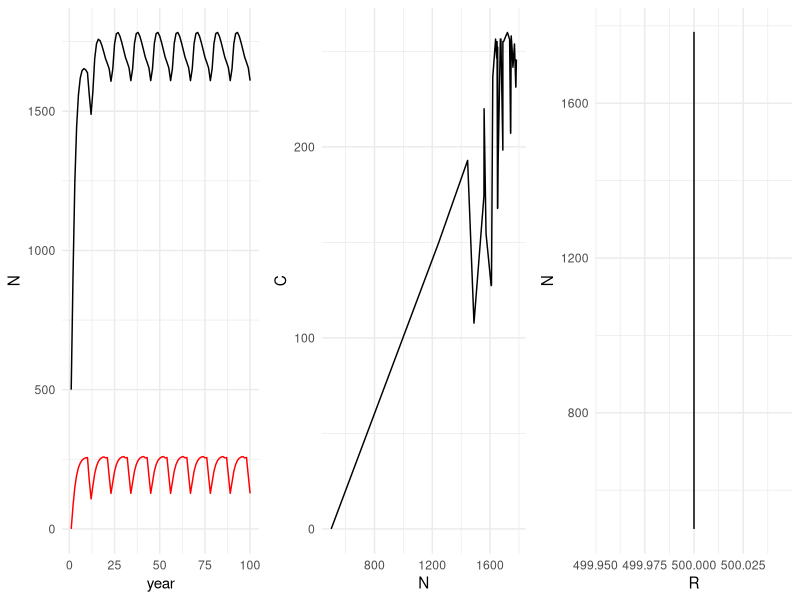
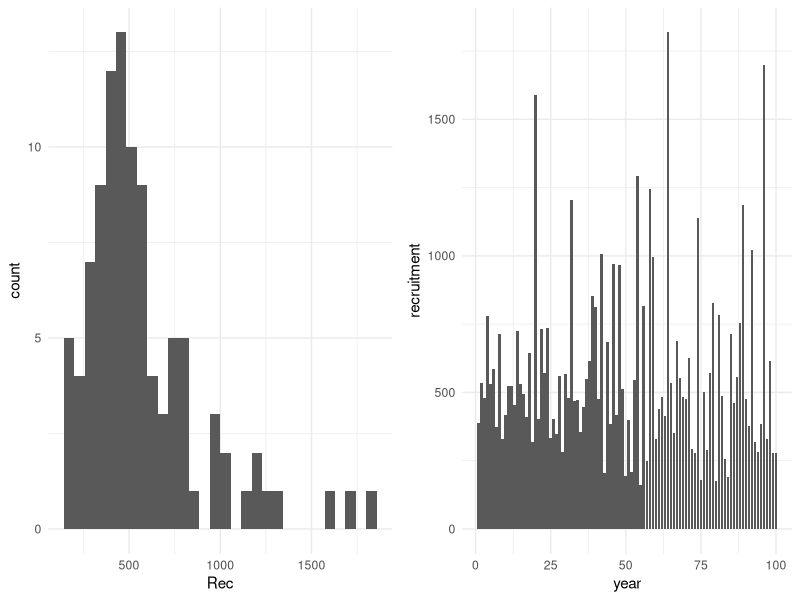
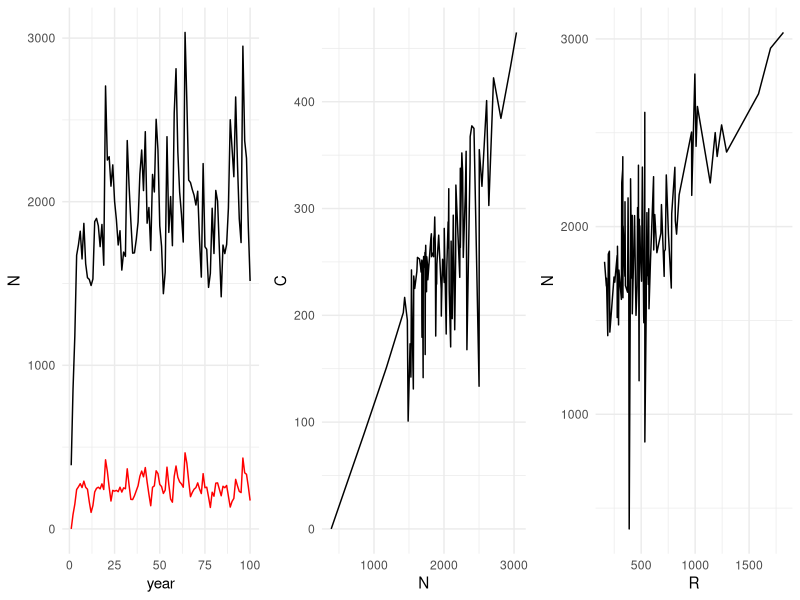
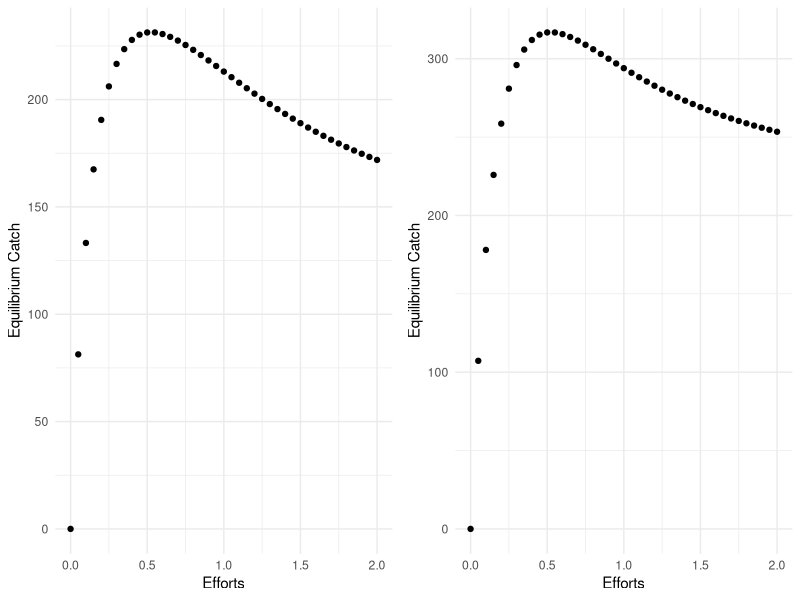
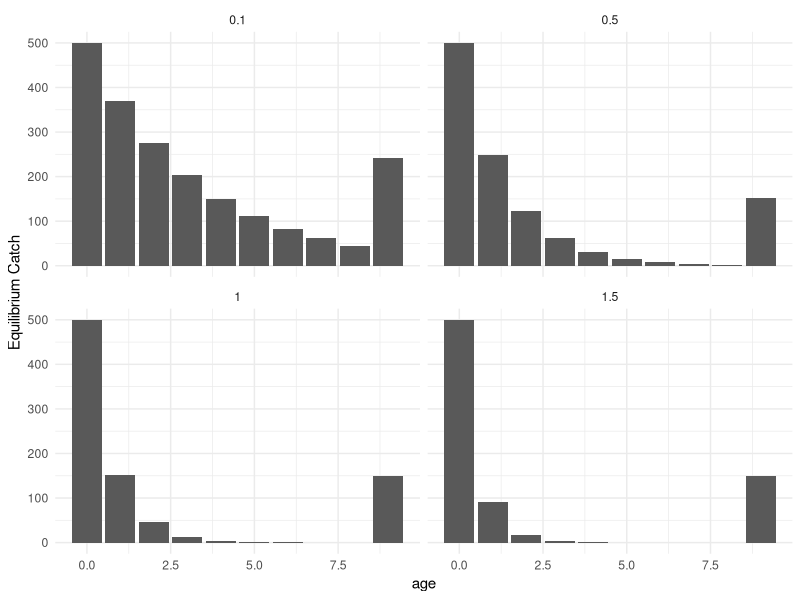
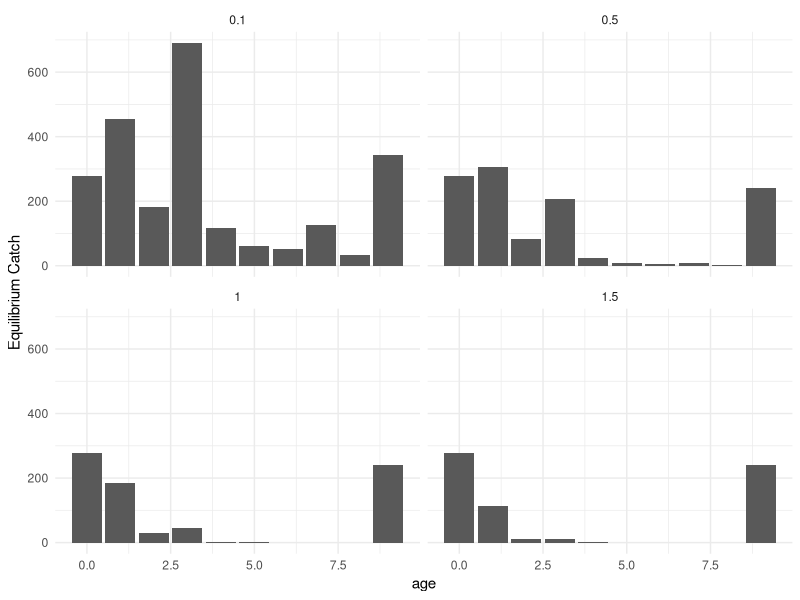
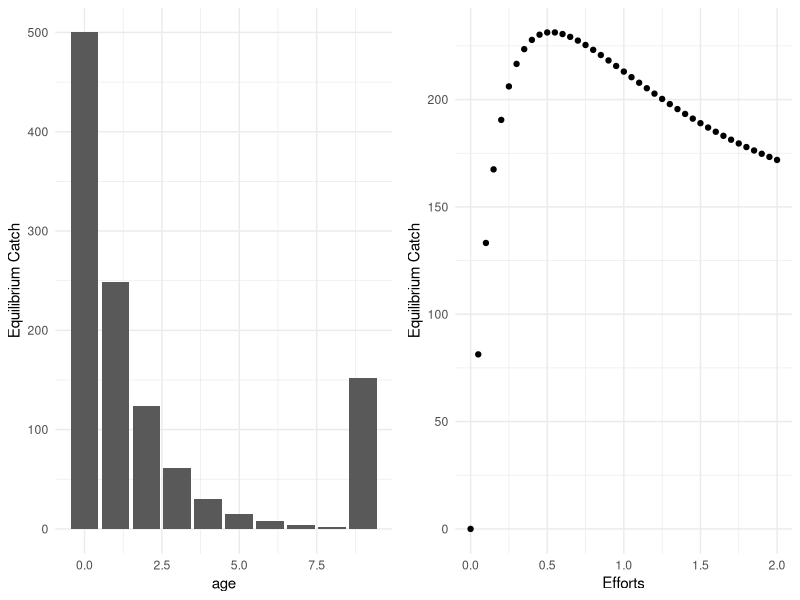
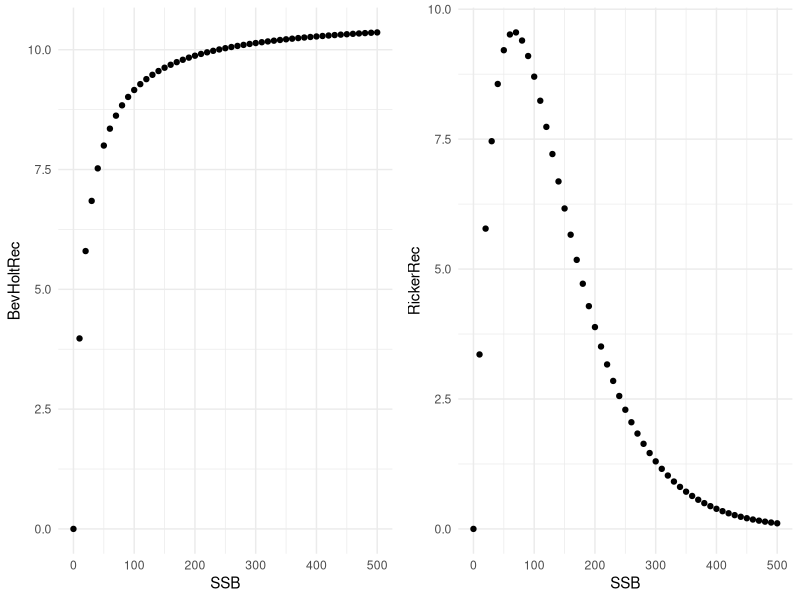

The R source for these figures, in order:
## ---- chunk 1
#| label: load-packages
#| include: false

library(tidyverse)
library(palmerpenguins)
theme_set(theme_minimal())
## ---- chunk 2
#age-based model simulation

###-----------------------Exercise 6: Put it all together into an age-structured model---------------------------
###------DO NOT INCLUDE CATCH yet

#First set the model structure
#100 years, ages 0-10
YY <- 100
AA <- 10 + 1
## ---- chunk 3
#natural mortality - these values should be positive
MM <- 0.2

RecC <- rep(500,YY)

## ---- chunk 4

#Set total mortality
ZZ <- MM
#define empty matrix in the right dimensions for saving results
NumbersM<-matrix(nrow = YY, ncol = AA)

#run loop through all ages and years. Each of the 3 types of equations are used.
#run loop through all ages and years. Each of the 3 types of equations are used.
for(i in 2:YY){
  #fishes are born
  NumbersM[i,1] <- RecC[i]
  for(j in 2:(AA-1)){
    #fishes die
    NumbersM[i, j]<-NumbersM[i-1, j-1]*exp(-ZZ*1) #*1 is here because it is one time step
  }
  
  #This bit writes the values in the last column
  if(i>12) {NumbersM[i, AA]<-NumbersM[i-1, AA-1]*exp(-ZZ*1) + NumbersM[i-1, AA]*exp(-ZZ*1)}
}

#View(t(NumbersM))

## ---- chunk 5

### Now: Include Baranov Catch equation:
#F = selectivity*q*effort
#Catch(1979,1980) = N(1979)*F/Z*(1 – exp(-Z*(1980 – 1979)) 

AgeStructModel<-function(Rec, AA=10, Effort = rep(0.2, length(Rec)), qq=1, Sel = c(0,0,rep(1,AA-1))){
	
  FF<-matrix(Sel, nrow = length(Rec), ncol = AA, byrow = TRUE)*qq*matrix(Effort, nrow = length(Rec), ncol = AA)
	
  ZZ <-FF+MM
	
#define empty matrix in the right dimensions for saving results
NumbersM<-matrix(nrow = length(Rec), ncol = AA, data = 0)
CatchNM<-matrix(nrow = length(Rec), ncol = AA, data = 0)

#run loop through all ages and years. Each of the 3 types of equations are used.

	#fishes are born
  NumbersM[1,1] <- Rec[1]

  for(i in 2:length(Rec)){
	  
	 #calculate fishing on previous year
	 #because all ages are not available until after the 11th year, we begin calculating catch then

	#fishes are born
	  NumbersM[i,1] <- Rec[i] 
	
	  for(j in 2:(AA)){

	  	NumbersM[i, j]<-NumbersM[i-1, j-1]*exp(-ZZ[i-1,j])  
	}
	  
	  if(i>12){NumbersM[i, AA]<-NumbersM[i-1, AA-1]*exp(-ZZ[i-1,j]) + NumbersM[i-1, AA]*exp(-ZZ[i-1,AA])} 
	  
	  CatchNM[i,]<-NumbersM[i,]*FF[i,]/ZZ[i,]*(1-exp(-ZZ[i,]))
  }
  
	return(list(NumbersM, CatchNM))
	}
NumbersResults<-AgeStructModel(RecC)[[1]]
CatchResults<-AgeStructModel(RecC)[[2]]

p1 <- tibble(year = 1:YY, N=apply(NumbersResults, 1, sum), C = apply(CatchResults, 1, sum)) %>% ggplot(aes(year, N)) + geom_line() + geom_line(aes(year, C), color = 'red')

p2 <- tibble(year = 1:YY, N=apply(NumbersResults, 1, sum), C = apply(CatchResults, 1, sum)) %>% ggplot(aes(N, C)) + geom_line() 

p3 <- tibble(R=NumbersResults[,1], N=apply(NumbersResults, 1, sum), C = apply(CatchResults, 1, sum)) %>% ggplot(aes(R, N)) + geom_line() 

gridExtra::grid.arrange(p1, p2, p3, ncol = 3)


## ---- chunk 6
set.seed(100)
Rec <- rep(500,YY)*rlnorm(n = YY, sd = 0.5) 
Rec
set.seed(100)
exp(log(500) + rnorm(n = YY)) #notice that this form of the equation is the same as above

p1 <- tibble(Rec) %>% ggplot(aes(Rec)) + geom_histogram()

p2 <- tibble(year = 1:YY, recruitment = Rec) %>%  ggplot(aes(year, recruitment)) + geom_col()


gridExtra::grid.arrange(p1, p2, ncol = 2)
## ---- chunk 7
NumbersResults<-AgeStructModel(Rec)[[1]]
CatchResults<-AgeStructModel(Rec)[[2]]

#View(NumbersResults)
#View(t(CatchResults))

## ---- chunk 8
p1 <- tibble(year = 1:YY, N=apply(NumbersResults, 1, sum), C = apply(CatchResults, 1, sum)) %>% ggplot(aes(year, N)) + geom_line() + geom_line(aes(year, C), color = 'red')

p2 <- tibble(year = 1:YY, N=apply(NumbersResults, 1, sum), C = apply(CatchResults, 1, sum)) %>% ggplot(aes(N, C)) + geom_line() 

p3 <- tibble(R=NumbersResults[,1], N=apply(NumbersResults, 1, sum), C = apply(CatchResults, 1, sum)) %>% ggplot(aes(R, N)) + geom_line() 

gridExtra::grid.arrange(p1, p2, p3, ncol = 3)
## ---- chunk 9

#CONSTANT RECRUITMENT
Efforts<-seq(0, 2, 0.05)
EquilCatchC<-vector(length = length(Efforts), mode = "numeric")
for(j in 1:length(Efforts)){
	results<-AgeStructModel(RecC, Effort = Efforts[j])
	CatchResults<-apply(results[[2]], 1, sum, na.rm=T)
	EquilCatchC[j]<-CatchResults[99]
	}

p_RecC <- tibble(EquilCatchC, Efforts) %>% ggplot(aes(Efforts, EquilCatchC)) + geom_point() + ylab("Equilibrium Catch")

#Variable RECRUITMENT
Efforts<-seq(0, 2, 0.05)
EquilCatch<-vector(length = length(Efforts), mode = "numeric")
for(j in 1:length(Efforts)){
	results<-AgeStructModel(Rec, Effort = Efforts[j])
	CatchResults<-apply(results[[2]], 1, sum, na.rm=T)
	EquilCatch[j]<-CatchResults[99]
	}

p_Rec <- tibble(EquilCatch, Efforts) %>% ggplot(aes(Efforts, EquilCatch)) + geom_point() + ylab("Equilibrium Catch")

gridExtra::grid.arrange(p_RecC, p_Rec, ncol = 2)

#We made this model piecewise - by estimating relationships separately, then putting them into a model. The other method would be to estimate all parameters at once, given you have enough data. List the parameters you might expect to estimate in a statistical catch-at-age model. What data could be used to compare to the predictions?


## ---- chunk 10

#CONSTANT RECRUITMENT
Efforts<-seq(0, 2, 0.05)
NumberResults <- NULL
EquilCatch<-vector(length = length(Efforts), mode = "numeric")
for(j in 1:length(Efforts)){
	results<-AgeStructModel(RecC, Effort = Efforts[j])
	NumberResults[[j]]<-results[[1]][99,] %>% as.matrix() %>% t(.) %>% as.data.frame()
	CatchResults<-apply(results[[2]], 1, sum, na.rm=T)
	EquilCatch[j]<-CatchResults[99]
	}

bind_rows(NumberResults) %>%
  mutate(effort = Efforts) %>% 
  gather(value = 'numbers', key = 'age', -effort) %>% 
  mutate(age = gsub('V','',age) %>% as.numeric(.)-1 ) %>% 
  filter(effort %in% c(0.1, 0.5, 1, 1.5, 1.9)) %>% 
  group_by(effort) %>% 
  ggplot(aes(age,numbers)) + geom_col() + ylab("Equilibrium Catch") + facet_wrap(~effort)

#What happens to the age distributions as effort increases?
## ---- chunk 11

#VARIABLE RECRUITMENT
Efforts<-seq(0, 2, 0.05)
NumberResults <- NULL
EquilCatch<-vector(length = length(Efforts), mode = "numeric")
for(j in 1:length(Efforts)){
	results<-AgeStructModel(Rec, Effort = Efforts[j])
	NumberResults[[j]]<-results[[1]][99,] %>% as.matrix() %>% t(.) %>% as.data.frame()
	CatchResults<-apply(results[[2]], 1, sum, na.rm=T)
	EquilCatch[j]<-CatchResults[99]
	}

bind_rows(NumberResults) %>%
  mutate(effort = Efforts) %>% 
  gather(value = 'numbers', key = 'age', -effort) %>% 
  mutate(age = gsub('V','',age) %>% as.numeric(.)-1 ) %>% 
  filter(effort %in% c(0.1, 0.5, 1, 1.5, 1.9)) %>% 
  group_by(effort) %>% 
  ggplot(aes(age,numbers)) + geom_col() + ylab("Equilibrium Catch") + facet_wrap(~effort)

#Does high recruitment variability have an effect on our interpretation?
## ---- chunk 12

#CONSTANT RECRUITMENT
Efforts<-seq(0, 2, 0.05)
NumberResults <- NULL
EquilCatch<-vector(length = length(Efforts), mode = "numeric")
for(j in 1:length(Efforts)){
	results<-AgeStructModel(RecC, Effort = Efforts[j])
	NumberResults[[j]]<-results[[1]][99,] %>% as.matrix() %>% t(.) %>% as.data.frame()
	CatchResults<-apply(results[[2]], 1, sum, na.rm=T)
	EquilCatch[j]<-CatchResults[99]
	}

pdist <- bind_rows(NumberResults) %>%
  mutate(effort = Efforts) %>% 
  gather(value = 'numbers', key = 'age', -effort) %>% 
  mutate(age = gsub('V','',age) %>% as.numeric(.)-1 ) %>% 
  filter(effort %in% c(0.5)) %>% 
  group_by(effort) %>% 
  ggplot(aes(age,numbers)) + geom_col() + ylab("Equilibrium Catch")# + facet_wrap(~effort)

pc <- tibble(EquilCatch, Efforts) %>% ggplot(aes(Efforts, EquilCatch)) + geom_point() + ylab("Equilibrium Catch")

gridExtra::grid.arrange(pdist,pc,ncol = 2)

#We made this model piecewise - by estimating relationships separately, then putting them into a model. The other method would be to estimate all parameters at once, given you have enough data. List the parameters you might expect to estimate in a statistical catch-at-age model. What data could be used to compare to the predictions?


## ---- chunk 13

	alpha<-0.632
	beta<-0.059
	SSB <- seq(0,500,10)
	BevHoltRec<-alpha*SSB/(1+beta*SSB)
	p1 <- tibble(SSB, BevHoltRec) %>%  ggplot(aes(SSB, BevHoltRec)) + geom_point()

	alpha<-0.39
	beta<-0.015
	RickerRec<-alpha*SSB*exp(-beta*SSB)
	p2 <- tibble(SSB, RickerRec) %>%  ggplot(aes(SSB, RickerRec)) + geom_point()

gridExtra::grid.arrange(p1, p2, ncol = 2)
